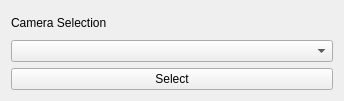
<?xml version="1.0" encoding="UTF-8"?>
<ui version="4.0">
 <class>cam_select_form</class>
 <widget class="QWidget" name="cam_select_form">
  <property name="geometry">
   <rect>
    <x>0</x>
    <y>0</y>
    <width>344</width>
    <height>101</height>
   </rect>
  </property>
  <property name="windowTitle">
   <string>Form</string>
  </property>
  <layout class="QVBoxLayout" name="verticalLayout_3">
   <item>
    <layout class="QVBoxLayout" name="verticalLayout_2">
     <item>
      <layout class="QVBoxLayout" name="verticalLayout">
       <item>
        <widget class="QLabel" name="cam_label">
         <property name="text">
          <string>Camera Selection</string>
         </property>
        </widget>
       </item>
       <item>
        <widget class="QComboBox" name="cam_list"/>
       </item>
       <item>
        <widget class="QPushButton" name="cam_select_button">
         <property name="text">
          <string>Select</string>
         </property>
        </widget>
       </item>
      </layout>
     </item>
    </layout>
   </item>
  </layout>
 </widget>
 <resources/>
 <connections/>
</ui>
